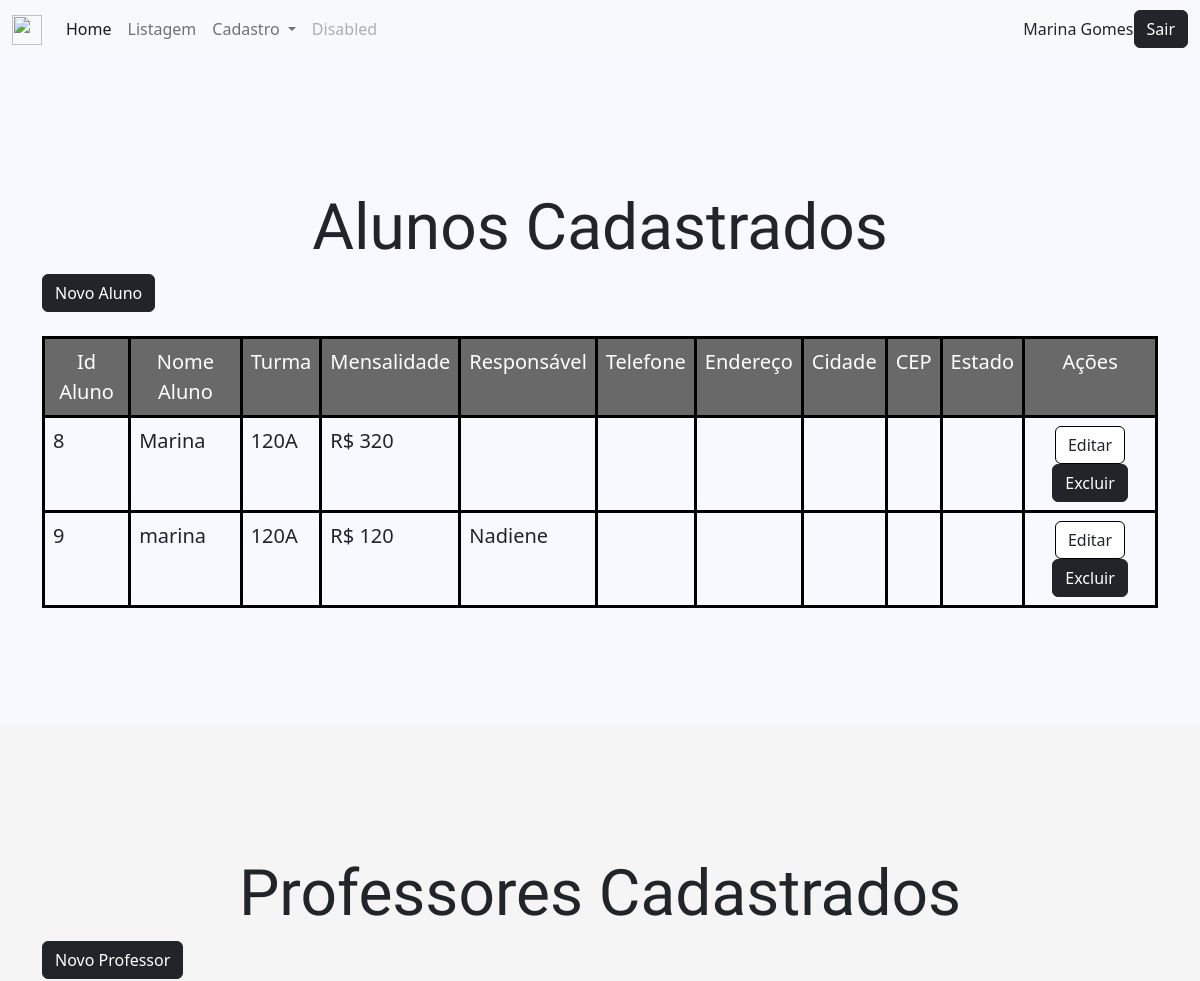
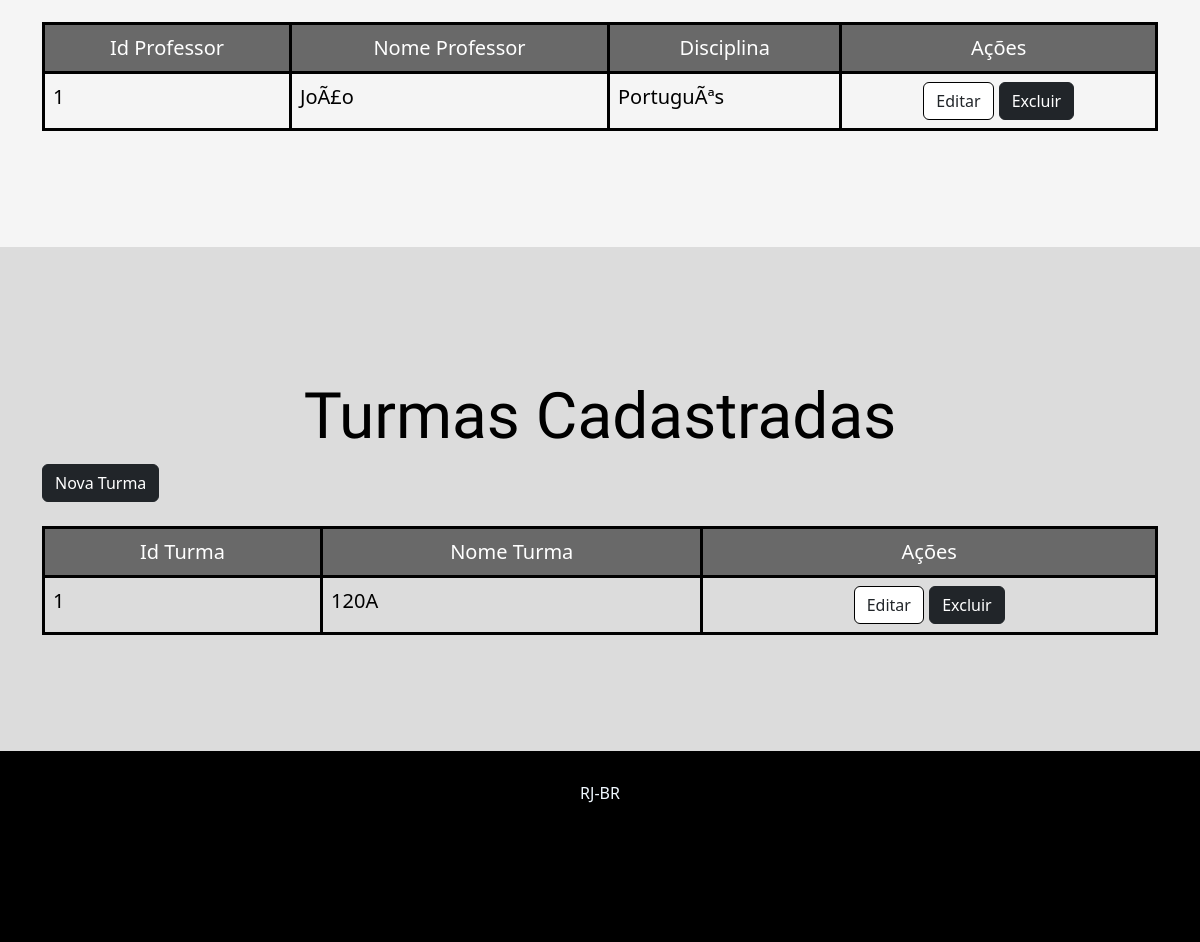
The page /listagemAluno.php (signed in) on the database its author committed (2 pictures, top to bottom).
### tables this page shows
CREATE TABLE `tb_alunos` (
  `idAluno` int(11) NOT NULL,
  `nomeAluno` varchar(100) NOT NULL,
  `turma` varchar(100) NOT NULL,
  `mensalidade` decimal(4,0) NOT NULL,
  `nomeR` varchar(100) NOT NULL,
  `telefone` varchar(14) NOT NULL,
  `endereco` varchar(100) NOT NULL,
  `cidade` varchar(100) NOT NULL,
  `cep` varchar(14) NOT NULL,
  `uf` char(2) NOT NULL
);

CREATE TABLE `professor` (
  `idProfessor` int(10) NOT NULL,
  `nomeProfessor` varchar(100) NOT NULL,
  `disciplina` varchar(100) NOT NULL
);

CREATE TABLE `turma` (
  `idTurma` int(10) NOT NULL,
  `turma` varchar(50) NOT NULL
);

### model/conect.php (called while the page is built, shortened)
<?php
$servername = "localhost";
$username = "root";
$password = "";
$dbname = "sistema";
$port = 3307;
$conn = mysqli_connect($servername, $username, $password, $dbname,$port);
$sql = "SELECT * FROM tb_alunos";
$sql1 = "SELECT * FROM professor";
$sql2 = "SELECT * FROM turma";
$result = mysqli_query($conn, $sql);
$result2 = mysqli_query($conn, $sql1);
$result3 = mysqli_query($conn, $sql2);
?>

### component/section1.php (the view, shortened to what this page needs)
     <p class="p-2"></p>
     <div class="jumbotron jumbotron-fluid">
              <div class="container" style="text-align:center;">
              <h1 class="display-4;  font-effect-shadow-multiple" style="font-family:'Sofia', sans-serif; font-size: 4rem">Alunos Cadastrados</h1>
              </div>
              </div>
     <a href="form.php"><button class="btn btn-dark">Novo Aluno</button></a>
     <table style="font-size: 20px;" class="table table-hover">
      <p class="p-1"></p>
      <tr id="iniciotabela">
      <td><center>Id Aluno</center></td>
      <td><center>Nome Aluno</center></td>
      <td><center>Turma</center></td>
      <td><center>Mensalidade</center></td>
      <td><center>Responsável</center></td>
      <td><center>Telefone</center></td>
      <td><center>Endereço</center></td>
      <td><center>Cidade</center></td>
      <td><center>CEP</center></td>
      <td><center>Estado</center></td>
      <td><center>Ações</center></td>
  </tr>
  <?php if ($result->num_rows > 0) {
      foreach($result as $row) { ?>
          <td><?php echo $row['idAluno']; ?></td>
          <td><?php echo $row['nomeAluno']; ?></td>
          <td><?php echo $row['turma'] ?></td>
          <td>R$ <?php echo $row['mensalidade'] ?></td>
          <td><?php echo $row['nomeR'] ?></td>
          <td><?php echo $row['telefone'] ?></td>
          <td><?php echo $row['endereco'] ?></td>
          <td><?php echo $row['cidade'] ?></td>
          <td><?php echo $row['cep'] ?></td>
          <td><?php echo $row['uf'] ?></td>
    <td><center><button id="editar" type="button" class="btn" data-bs-toggle="modal" data-bs-target="#edit">Editar</button></a>
    <?php echo " <form method='post' style='display:inline;'><input type='hidden' name='idAluno' value='" . $row['idAluno'] . "'>
    <input type='submit' class='btn btn-dark' name='excluir' value='Excluir'></form>" ;
?>
  </td>
          <?php }
      } else {
        echo "Lista Vazia, insira um novo aluno";
      }
      ?>
    </table>

### component/section2.php (shortened to what this page needs)
   <p class="p-2"></p>
   <div class="jumbotron jumbotron-fluid">
            <div class="container" style="text-align:center;">
              <h1 class="display-4;  font-effect-shadow-multiple" style="font-family:'Sofia', sans-serif; font-size: 4rem">Professores Cadastrados</h1>
            </div>
          </div>
     <a href="formProf.php"><button class="btn btn-dark">Novo Professor</button></a>
   <table style="font-size: 20px; color:black" class="table table-hover">
    <p class="p-1"></p>
    <tr id="iniciotabela">
    <td><center>Id Professor</center></td>
    <td><center>Nome Professor</center></td>
    <td><center>Disciplina</center></td>
    <td><center>Ações</center></td>
</tr>
<?php if ($result2->num_rows > 0) {
    foreach($result2 as $row) {?>
        <td><?php echo $row['idProfessor']; ?></td>
        <td><?php echo $row['nomeProfessor']; ?></td>
        <td><?php echo $row['disciplina'] ?></td>
        <td><center><button id="editar" type="button" class="btn" data-bs-toggle="modal" data-bs-target="#editp">Editar</button></a>
        <?php echo " <form method='post' style='display:inline;'><input type='hidden' name='idProfessor' value='" . $row['idProfessor'] . "'>
       <input type='submit' class='btn btn-dark' name='excluir1' value='Excluir'></form>" ;
   ?>
</td>
        <?php }
    } else {
      echo "Lista Vazia, insira um novo professor";
    }
    ?>
      </table>

### component/section3.php (shortened to what this page needs)
     <p class="p-2"></p>
     <div class="jumbotron jumbotron-fluid">
              <div class="container" style="text-align:center;">
                <h1 class="display-4;  font-effect-shadow-multiple" style="font-family:'Sofia', sans-serif; font-size: 4rem;color: black;">Turmas Cadastradas</h1>
              </div>
            </div>
       <a href="formt.php"><button class="btn btn-dark">Nova Turma</button></a>
       <table style="font-size: 20px; color:black" class="table table-hover">
      <p class="p-1"></p>
      <tr id="iniciotabela">
      <td><center>Id Turma</center></td>
      <td><center>Nome Turma</center></td>
      <td><center>Ações</center></td>
  </tr>
      <?php if ($result3->num_rows > 0) {
          foreach($result3 as $row) { ?>
        <td><?php echo $row['idTurma']; ?></td>
        <td><?php echo $row['turma']; ?></td>
          <td><center><button id="editar" type="button" class="btn" data-bs-toggle="modal" data-bs-target="#editt">Editar</button></a>
          <?php echo " <form method='post' style='display:inline;'><input type='hidden' name='idTurma' value='" . $row['idTurma'] . "'>
          <input type='submit' class='btn btn-dark' name='excluir3' value='Excluir'></form>";
?>
  </td>
          <?php }
      } else {
        echo "Lista Vazia, insira uma nova turma";
      }
      ?>
        </table>

### css/style.css (style rules this page uses)
body { background-color: #F8F8FF; }
#editar { background-color: white; border-style:solid; border-color: black; }
#iniciotabela { background-color: #696969; color:white; }

### component/section1.php (style rules this page uses)
table,tr, td { border:3px solid black; border-collapse: collapse; border-style: solid; }
table { width: 100%; }

### component/section2.php (style rules this page uses)
table,tr, td { border:3px solid black; border-collapse: collapse; border-style: solid; }
table { width: 100%; }

### component/section3.php (style rules this page uses)
table,tr, td { border:3px solid black; border-collapse: collapse; border-style: color: #0000; }
table { width: 100%; }

### rows shown on the page
tb_alunos: idAluno "8", nomeAluno "Marina", turma "120A", mensalidade "320"
tb_alunos: idAluno "9", nomeAluno "marina", turma "120A", mensalidade "120", nomeR "Nadiene"
professor: idProfessor "1", nomeProfessor "JoÃ£o", disciplina "PortuguÃªs"
turma: idTurma "1", turma "120A"

### other values the page prints
$_SESSION['usuarioNome'] "Marina Gomes"
